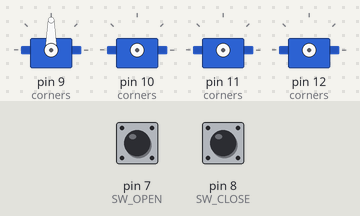
This sketch was run on a simulated Arduino Uno, built with avr-gcc and run on an emulated ATmega328P. Shown: 4 × servo. The test bench sets the inputs (shaded band); at power-on: pin 7 (SW_OPEN) HIGH, pin 8 (SW_CLOSE) HIGH. What the sketch prints to the serial monitor is not drawn.

Above: at 1.2 s.
1.3 s: pin 7 (SW_OPEN) pulled LOW for 0.15 s
At 4.3 s:
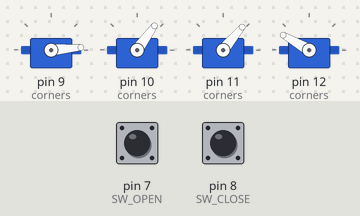
4.4 s: pin 8 (SW_CLOSE) pulled LOW for 1 s
At 8.2 s:
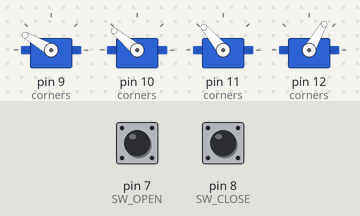
8.4 s: pin 7 (SW_OPEN) pulled LOW for 1 s
At 10.3 s:
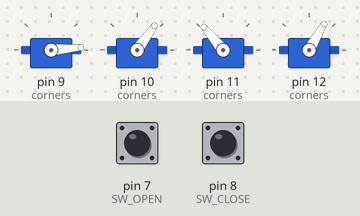
13.9 s: pin 8 (SW_CLOSE) pulled LOW for 0.15 s
At 15.5 s:
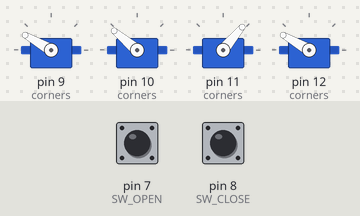
17.0 s: pin 7 (SW_OPEN) pulled LOW for 3.2 s
At 20.1 s:
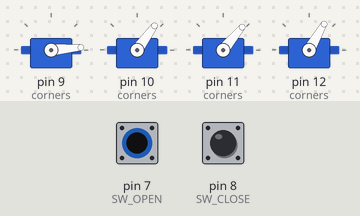
Timing chart, 0 to 21.8 s (numbered marks = the images above; inputs shaded):
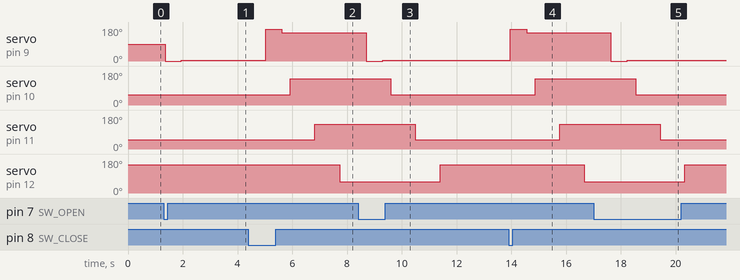

The sketch:

ceiling-bed-lock.ino
```cpp
#include <Servo.h>

const int SW_OPEN  = 7;
const int SW_CLOSE = 8;

// Set true to calibrate a single servo via Serial: type an angle (0-180) and press Enter
const bool DISCOVERY_MODE = true;
const int  DISCOVERY_CORNER = 0;  // index into corners[] to calibrate

const unsigned long DEBOUNCE_MS = 50;

struct Corner {
  int servoIndex;
  int pin;
  int openPush;
  int openRest;
  int closePush;
  int closeRest;
};

// Indices match corners[]
enum { TOE_LEFT, TOE_RIGHT, HEAD_LEFT, HEAD_RIGHT, CORNER_COUNT };

Servo servos[CORNER_COUNT];

Corner corners[CORNER_COUNT] = {
  //               pin   openPush openRest closePush closeRest
  { TOE_LEFT,    9,    0,       5,       168,      150 },
  { TOE_RIGHT,  10,   54,      54,       140,      140 },  // placeholder
  { HEAD_LEFT,  11,   50,      50,       130,      130 },  // placeholder
  { HEAD_RIGHT, 12,  150,     150,        60,       60 },  // placeholder
};

void moveAndDetach(Corner &c, int push, int rest) {
  servos[c.servoIndex].attach(c.pin);
  servos[c.servoIndex].write(push);
  delay(600);
  servos[c.servoIndex].write(rest);
  delay(300);
  servos[c.servoIndex].detach();
}

void openAll() {
  for (int i = 0; i < CORNER_COUNT; i++)
    moveAndDetach(corners[i], corners[i].openPush, corners[i].openRest);
}

void closeAll() {
  for (int i = 0; i < CORNER_COUNT; i++)
    moveAndDetach(corners[i], corners[i].closePush, corners[i].closeRest);
}

void setup() {
  pinMode(SW_OPEN, INPUT_PULLUP);
  pinMode(SW_CLOSE, INPUT_PULLUP);

  if (DISCOVERY_MODE) {
    servos[DISCOVERY_CORNER].attach(corners[DISCOVERY_CORNER].pin);
    Serial.begin(9600);
    Serial.println("CALIBRATION: type an angle (0-180) and press Enter");
  } else {
    openAll();
  }
}

int lastSwOpen  = HIGH;
int lastSwClose = HIGH;

void loop() {
  if (DISCOVERY_MODE && Serial.available()) {
    int angle = Serial.parseInt();
    while (Serial.available()) Serial.read();
    if (angle >= 0 && angle <= 180) {
      servos[DISCOVERY_CORNER].write(angle);
      Serial.print("corner["); Serial.print(DISCOVERY_CORNER); Serial.print("] -> ");
      Serial.println(angle);
    }
  }

  int swOpen  = digitalRead(SW_OPEN);
  int swClose = digitalRead(SW_CLOSE);

  if (swOpen == LOW && lastSwOpen == HIGH) {
    delay(DEBOUNCE_MS);
    openAll();
  }

  if (swClose == LOW && lastSwClose == HIGH) {
    delay(DEBOUNCE_MS);
    closeAll();
  }

  lastSwOpen  = swOpen;
  lastSwClose = swClose;

  delay(20);
}
```

Measured:
- after the input at 1.3 s, servo on pin 9 (corners): 90° → 0° after 0.05 s, → 5° 0.60 s later
- after the input at 4.4 s, servo on pin 9 (corners): 5° → 168° after 0.62 s, → 150° 0.60 s later; servo on pin 10 (corners): 54° → 140° after 1.5 s; servo on pin 11 (corners): 50° → 130° after 2.4 s; servo on pin 12 (corners): 150° → 60° after 3.3 s
- after the input at 8.4 s, servo on pin 9 (corners): 150° → 0° after 0.29 s, → 5° 0.60 s later; servo on pin 10 (corners): 140° → 54° after 1.2 s; servo on pin 11 (corners): 130° → 50° after 2.1 s; servo on pin 12 (corners): 60° → 150° after 3.0 s
- after the input at 13.9 s, servo on pin 9 (corners): 5° → 168° after 0.07 s, → 150° 0.60 s later; servo on pin 10 (corners): 54° → 140° after 0.97 s; servo on pin 11 (corners): 50° → 130° after 1.9 s; servo on pin 12 (corners): 150° → 60° after 2.8 s
- after the input at 17.0 s, servo on pin 9 (corners): 150° → 0° after 0.64 s, → 5° 0.60 s later; servo on pin 10 (corners): 140° → 54° after 1.5 s; servo on pin 11 (corners): 130° → 50° after 2.4 s; servo on pin 12 (corners): 60° → 150° after 3.3 s
